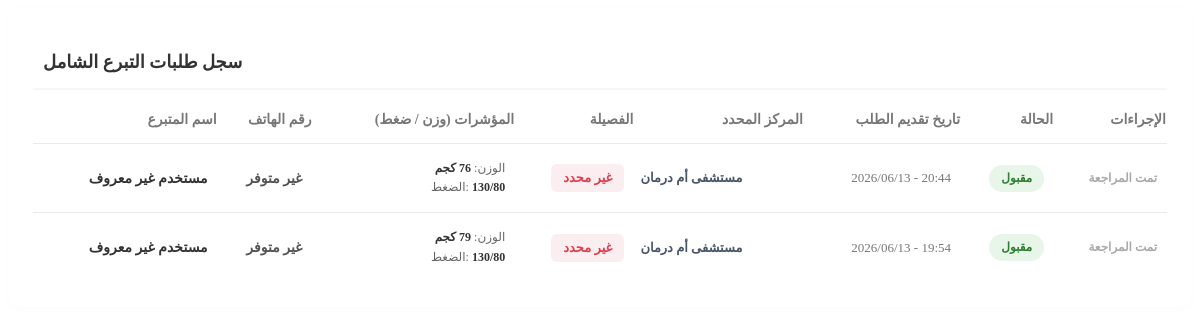
The app's page /admin/records.php with its own data.
### tables this page shows
CREATE TABLE `donations` (
  `id` int(11) NOT NULL,
  `user_id` int(11) NOT NULL,
  `donation_status` varchar(50) NOT NULL DEFAULT 'pending',
  `weight` int(11) DEFAULT NULL,
  `blood_pressure` varchar(50) DEFAULT NULL,
  `hemoglobin` varchar(20) DEFAULT NULL,
  `donation_date` date DEFAULT NULL,
  `center_id` varchar(50) DEFAULT NULL,
  `health_status` varchar(20) NOT NULL DEFAULT 'no',
  `created_at` timestamp NOT NULL DEFAULT current_timestamp()
);

### admin/records.php (the view, shortened to what this page needs)
<?php
require_once 'db.php';
$center_names = [
    'estak' => 'استاك المركزي (الخرطوم)',
    'omdurman' => 'مستشفى أم درمان',
    'bahri' => 'مستشفى بحري التعليمي',
    'moalem' => 'مستشفى المعلم'
];
$stmt_donors = $pdo->query("
    SELECT d.id, u.full_name, u.primary_phone,
           COALESCE(d.weight, u.weight) AS weight,
           COALESCE(d.blood_pressure, u.blood_pressure) AS blood_pressure,
           u.blood_type, d.donation_status, d.created_at, d.center_id
    FROM donations d
    LEFT JOIN users u ON d.user_id = u.id
    ORDER BY d.created_at DESC
");
$all_donors = $stmt_donors->fetchAll(PDO::FETCH_ASSOC);
?>
<div class="admin-home-grid">
    <div class="panel">
        <h3 class="panel-title"><i class="fa-solid fa-list-check" style="color: #df3e4d;"></i> سجل طلبات التبرع الشامل</h3>
        <div class="table-container">
            <table>
                <thead>
                    <tr>
                        <th>اسم المتبرع</th>
                        <th>رقم الهاتف</th>
                        <th>المؤشرات (وزن / ضغط)</th>
                        <th>الفصيلة</th>
                        <th>المركز المحدد</th> <th>تاريخ تقديم الطلب</th>
                        <th>الحالة</th>
                        <th>الإجراءات</th>
                    </tr>
                </thead>
                <tbody>
                    <?php if (count($all_donors) > 0): ?>
                        <?php foreach ($all_donors as $donor): ?>
                            <tr class="donor-card">
                                <td class="donor-info"><h4><?= htmlspecialchars($donor['full_name'] ?? 'مستخدم غير معروف') ?></h4></td>
                                <td><span class="phone-text"><?= htmlspecialchars($donor['primary_phone'] ?? 'غير متوفر') ?></span></td>
                                <td>
                                    <div class="health-info">
                                        الوزن: <span><?= htmlspecialchars($donor['weight'] ?? '--') ?> كجم</span><br>
                                        الضغط: <span dir="ltr"><?= htmlspecialchars($donor['blood_pressure'] ?? '--') ?></span>
                                    </div>
                                </td>
                                <td><span class="blood-badge-sm blood-type-text"><?= htmlspecialchars($donor['blood_type'] ?? 'غير محدد') ?></span></td>
                                <td>
                                    <span class="center-text">
                                        <?php
                                            $c_id = $donor['center_id'];
                                            echo htmlspecialchars($center_names[$c_id] ?? $c_id ?? 'غير محدد');
                                        ?>
                                    </span>
                                </td>
                                <td style="color: #777; font-size: 13px;"><i class="fa-regular fa-clock"></i> <?= date('Y/m/d - H:i', strtotime($donor['created_at'])) ?></td>
                                <td>
                                    <?php
                                        $status_text = ''; $status_class = '';
                                        if ($donor['donation_status'] === 'pending') { $status_text = 'قيد المراجعة'; $status_class = 'status-warning'; }
                                        elseif ($donor['donation_status'] === 'successful') { $status_text = 'مقبول'; $status_class = 'status-success'; }
                                        elseif ($donor['donation_status'] === 'rejected') { $status_text = 'مرفوض'; $status_class = 'status-danger'; }
                                    ?>
                                    <span class="status-badge <?= $status_class ?>"><?= $status_text ?></span>
                                </td>
                                <td>
                                    <?php if ($donor['donation_status'] === 'pending'): ?>
                                        <div class="donor-actions">
                                            <button class="btn-reject" title="رفض الطلب" data-id="<?= $donor['id'] ?>"><i class="fa-solid fa-xmark"></i> رفض</button>
                                            <button class="btn-accept" title="تأكيد التبرع" data-id="<?= $donor['id'] ?>"><i class="fa-solid fa-check"></i> تأكيد</button>
                                        </div>
                                    <?php else: ?>
                                        <span style="color: #aaa; font-size: 12px; font-weight: 700;"><i class="fa-solid fa-lock"></i> تمت المراجعة</span>
                                    <?php endif; ?>
                                </td>
                            </tr>
                        <?php endforeach; ?>
                    <?php else: ?>
                        <tr><td colspan="8" style="text-align: center; color: #777; padding: 20px;">لا يوجد أي سجلات للتبرع حالياً.</td></tr>
                    <?php endif; ?>
                </tbody>
            </table>
        </div>
    </div>
</div>

### admin/records.php (style rules this page uses)
.admin-home-grid { display: flex; flex-direction: column; gap: 25px; }
.panel { background-color: #ffffff; border-radius: 12px; padding: 25px; box-shadow: 0 2px 10px rgba(0,0,0,0.02); }
.panel-title { font-size: 18px; font-weight: 700; margin-bottom: 20px; display: flex; align-items: center; gap: 10px; border-bottom: 2px solid #f4f6f9; padding-bottom: 15px; color: #333333; }
.table-container { overflow-x: auto; }
table { width: 100%; border-collapse: collapse; text-align: right; font-size: 14px; }
thead th { color: #777777; font-weight: 700; padding-bottom: 15px; border-bottom: 1px solid #eaeaea; white-space: nowrap; }
tbody td { padding: 15px 10px 15px 0; border-bottom: 1px solid #eaeaea; color: #333333; vertical-align: middle; }
tbody tr:last-child td { border-bottom: none; }
.donor-info h4 { font-size: 14px; color: #333333; margin: 0; font-weight: 800; }
.phone-text { color: #555; font-weight: 600; direction: ltr; display: inline-block; }
.health-info { font-size: 12px; color: #666; line-height: 1.6; }
.health-info span { font-weight: 700; color: #333; }
.blood-badge-sm { background-color: #fbeef0; color: #df3e4d; padding: 6px 12px; border-radius: 6px; font-weight: 800; font-size: 13px; display: inline-block; }
.status-badge { padding: 6px 12px; border-radius: 20px; font-size: 12px; font-weight: 700; display: inline-block; white-space: nowrap; }
.status-success { background-color: #e8f5e9; color: #2e7d32; }
.center-text { font-weight: 700; color: #475569; font-size: 13px; display: flex; align-items: center; gap: 6px; }

### records on screen
donations: full_name "مستخدم غير معروف", primary_phone "غير متوفر", weight "76", blood_pressure "130/80", blood_type "غير محدد", center "مستشفى أم درمان", created_at "2026/06/13 - 20:44", donation_status "مقبول", shows "تمت المراجعة"
donations: full_name "مستخدم غير معروف", primary_phone "غير متوفر", weight "79", blood_pressure "130/80", blood_type "غير محدد", center "مستشفى أم درمان", created_at "2026/06/13 - 19:54", donation_status "مقبول", shows "تمت المراجعة"
